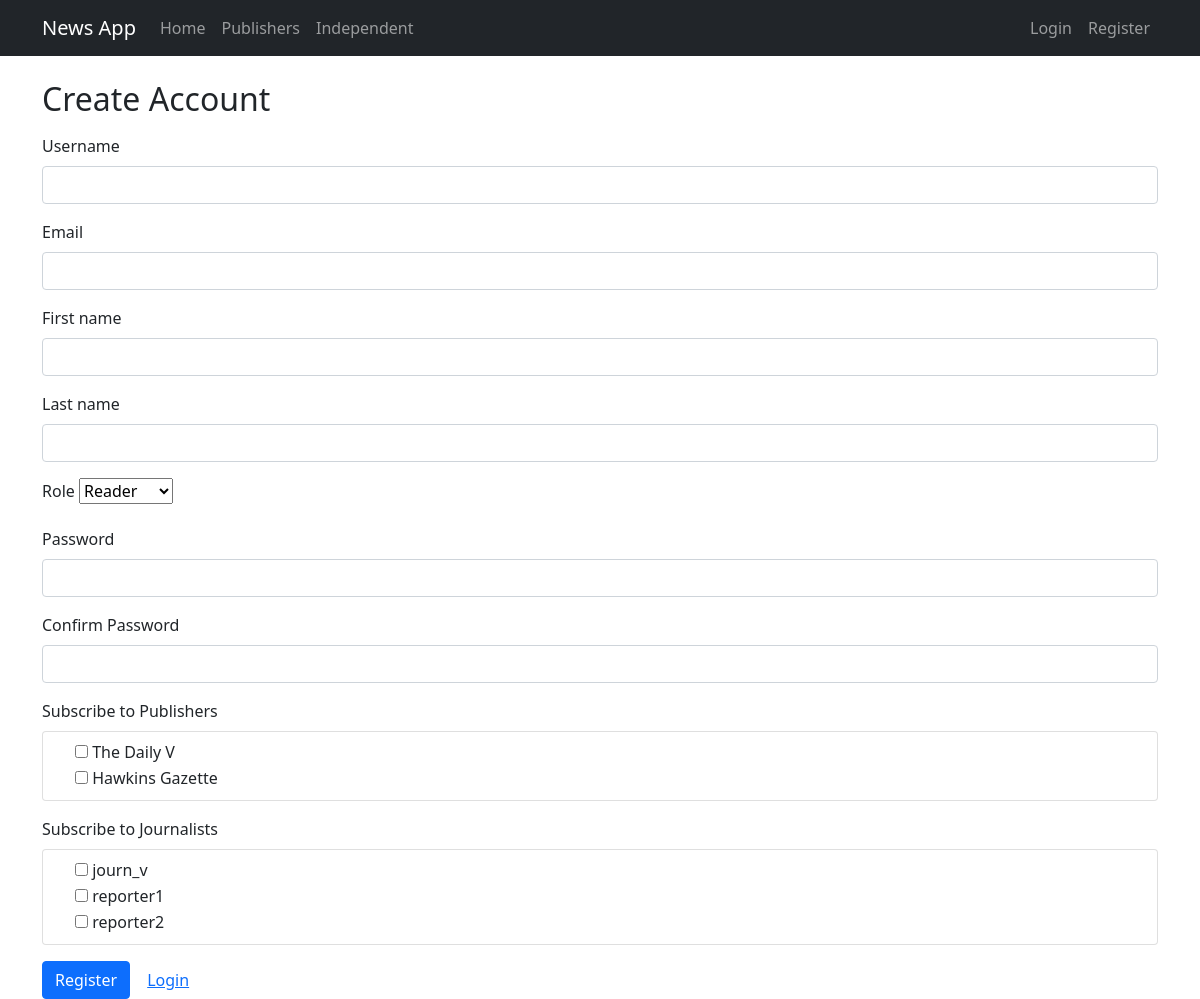
The app's page /accounts/register/, older data.
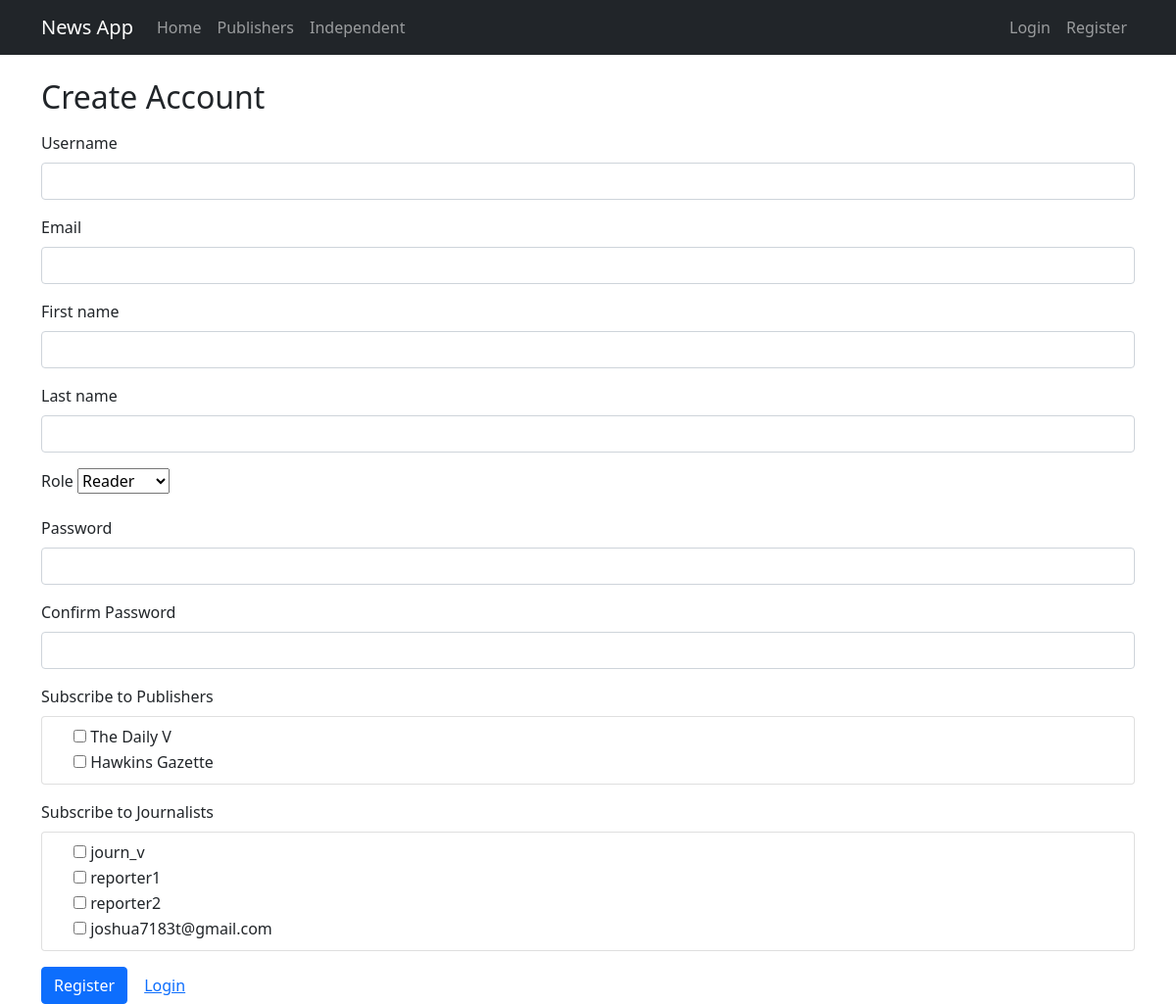
The same page, newer data.
### users/models.py (models this page shows, shortened)
class User(AbstractUser):
    class Roles(models.TextChoices):
        READER = 'READER', 'Reader'
        JOURNALIST = 'JOURNALIST', 'Journalist'
        EDITOR = 'EDITOR', 'Editor'
    role = models.CharField(max_length=20, choices=Roles.choices, default=Roles.READER)
    bio = models.TextField(blank=True)
    subscriptions_to_publishers = models.ManyToManyField('publications.Publisher', blank=True, related_name='subscribers')
    subscriptions_to_journalists = models.ManyToManyField('self', blank=True, symmetrical=False, related_name='journalist_subscribers')

### users/views.py (the view)
# urls.py: path('register/', register, name='register'),
def register(request):
    if request.method == 'POST':
        form = RegistrationForm(request.POST)
        if form.is_valid():
            user = form.save()
            login(request, user)
            messages.success(request, 'Account created successfully')
            return redirect('home')
    else:
        form = RegistrationForm()
    return render(request, 'users/register.html', {'form': form})

### users/views.py (shortened to what this page needs)
class RegistrationForm(forms.ModelForm):
    password1 = forms.CharField(widget=forms.PasswordInput)
    password2 = forms.CharField(widget=forms.PasswordInput)
    role = forms.ChoiceField(choices=User.Roles.choices)
    subscriptions_to_publishers = forms.ModelMultipleChoiceField(
        queryset=Publisher.objects.all(),
        required=False,
        widget=forms.CheckboxSelectMultiple
    )
    subscriptions_to_journalists = forms.ModelMultipleChoiceField(
        queryset=User.objects.none(), # Set in __init__
        required=False,
        widget=forms.CheckboxSelectMultiple
    )
    def __init__(self, *args, **kwargs):
        super().__init__(*args, **kwargs)
        self.fields['subscriptions_to_journalists'].queryset = User.objects.filter(role=User.Roles.JOURNALIST)
        self.fields['subscriptions_to_publishers'].queryset = Publisher.objects.all()
    class Meta:
        model = User
        fields = ['username', 'email', 'first_name', 'last_name', 'role']

### publications/models.py (called while the page is built)
    def __str__(self):
        return self.title

### templates/users/register.html (shortened to what this page needs)
{% extends 'base.html' %}
{% block content %}
<h2>Create Account</h2>
<form method="post" class="mt-3" novalidate>
  <div class="mb-3">
    <label class="form-label">Username</label>
    <input type="text" name="username" class="form-control" value="{{ form.username.value|default:'' }}">
  </div>
  <div class="mb-3">
    <label class="form-label">Email</label>
    <input type="email" name="email" class="form-control" value="{{ form.email.value|default:'' }}">
  </div>
  <div class="mb-3">
    <label class="form-label">First name</label>
    <input type="text" name="first_name" class="form-control" value="{{ form.first_name.value|default:'' }}">
  </div>
  <div class="mb-3">
    <label class="form-label">Last name</label>
    <input type="text" name="last_name" class="form-control" value="{{ form.last_name.value|default:'' }}">
  </div>
  <div class="mb-3">
    <label class="form-label">Role</label>
    {{ form.role }}
  </div>
  <div class="mb-3">
    <label class="form-label">Password</label>
    <input type="password" name="password1" class="form-control">
  </div>
  <div class="mb-3">
    <label class="form-label">Confirm Password</label>
    <input type="password" name="password2" class="form-control">
  </div>
  <div id="reader-fields">
    <div class="mb-3">
      <label class="form-label">Subscribe to Publishers</label>
      <div class="card p-2" style="max-height: 150px; overflow-y: auto;">
        {% for checkbox in form.subscriptions_to_publishers %}
          <div class="form-check">
            {{ checkbox.tag }}
            <label class="form-check-label" for="{{ checkbox.id_for_label }}">
              {{ checkbox.choice_label }}
            </label>
          </div>
        {% empty %}
          <small class="text-muted">No publishers available.</small>
        {% endfor %}
      </div>
    </div>
    <div class="mb-3">
      <label class="form-label">Subscribe to Journalists</label>
      <div class="card p-2" style="max-height: 150px; overflow-y: auto;">
        {% for checkbox in form.subscriptions_to_journalists %}
          <div class="form-check">
            {{ checkbox.tag }}
            <label class="form-check-label" for="{{ checkbox.id_for_label }}">
              {{ checkbox.choice_label }}
            </label>
          </div>
        {% empty %}
          <small class="text-muted">No journalists available.</small>
        {% endfor %}
      </div>
    </div>
  </div>
  <button type="submit" class="btn btn-primary">Register</button>
  <a href="{% url 'login' %}" class="btn btn-link">Login</a>
</form>
{% endblock %}

Row changes from the older to the newer data that the page shows:
added User: choice_label "joshua7183t@gmail.com"
